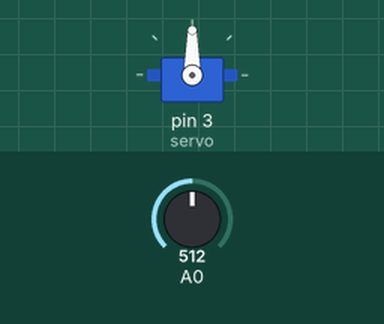
A sketch run on a simulated Arduino Uno, built with avr-gcc and run on an emulated ATmega328P. Parts: servo. Inputs (shaded band) come from the test bench; at power-on: A0 = 512.

Above: at 1.2 s.
1.3 s: A0 set to 716
At 2.3 s:
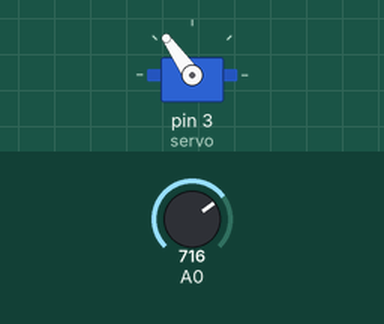
2.8 s: A0 set to 900
At 3.3 s:
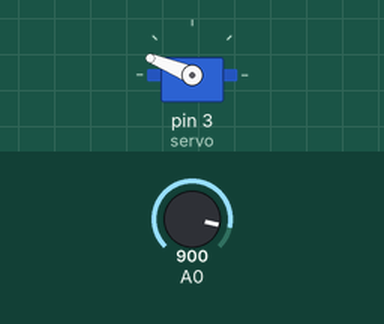
4.3 s: A0 set to 1023
At 5.5 s:
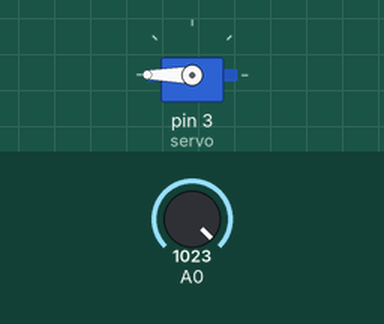
5.8 s: A0 set to 306
At 6.6 s:
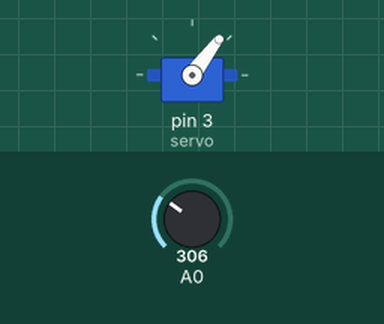
7.3 s: A0 set to 122
At 7.6 s:
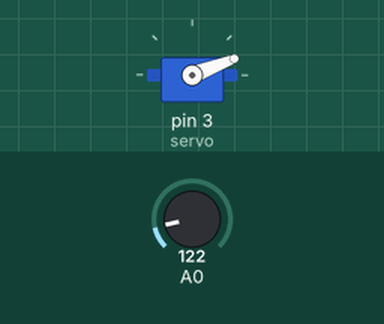
Timing chart, 0 to 9.8 s (numbered marks = the images above; inputs shaded):
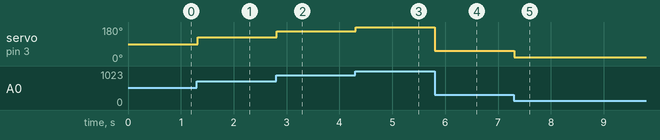

The sketch:

opdracht18.ino
```cpp
#include <Servo.h>

Servo servo;

void setup()
{
  servo.attach(3);

  Serial.begin(9600);
}

void loop()
{
  int pot = analogRead(0);
  int mapped = map(pot, 0, 1023, 0, 180);

  servo.write(mapped);
  delay(20);
}
```

Measured:
- after the input at 1.3 s, servo on pin 3 (servo): 90° → 125° at once
- after the input at 2.8 s, servo on pin 3 (servo): 125° → 158° at once
- after the input at 4.3 s, servo on pin 3 (servo): 158° → 180° at once
- after the input at 5.8 s, servo on pin 3 (servo): 180° → 53° at once
- after the input at 7.3 s, servo on pin 3 (servo): 53° → 21° at once
